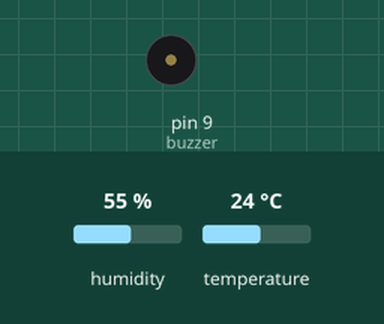
This sketch was run on a simulated Arduino Uno, built with avr-gcc and run on an emulated ATmega328P. Parts: buzzer (waves = sounding). Wiring (inferred from the names in the program): DHT11 sensor: data pin 8. Inputs (shaded band) come from the test bench; at power-on: temperature 24 °C, humidity 55 %. What the sketch prints to the serial monitor is not drawn.

Above: at 2.9 s.
3.0 s: temperature set to 19 °C
Timing chart, 0 to 14.2 s (numbered marks = the images above; inputs shaded):
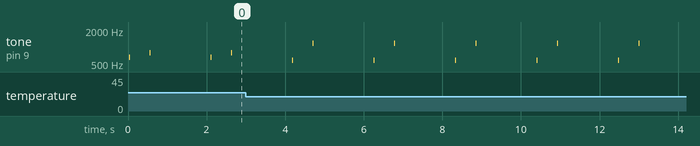

The sketch:

SensorTempBuzzer.ino
```cpp
int DHpin = 8; // input/output pin
int buzzer = 9;
byte dat[5];
byte read_data()
{
    byte i = 0;
    byte result = 0;
    for (i = 0; i < 8; i++)
    {
        while (digitalRead(DHpin) == LOW)
            ;                  // Esperar 30 microsegundos
        delayMicroseconds(30); // Se evalua la duracion del HIGH para determinar si el bit recibido es 0 o 1
        if (digitalRead(DHpin) == HIGH)
            result |= (1 << (8 - i)); // High en el alto, low en bajo
        while (digitalRead(DHpin) == HIGH)
            ; // Bit recibido "1" , esperando al siguiente bit de recepcion,
    }
    return result;
}
void start_test()
{
    digitalWrite(DHpin, LOW); // Se baja el bus para mandar la señal de inicio
    delay(30);                // El retraso es superior a 18 ms para que el DHT 11 pueda detectar la señal de inicio.
    digitalWrite(DHpin, HIGH);
    delayMicroseconds(40); // Esperar a que DHT11 responda
    pinMode(DHpin, INPUT);
    while (digitalRead(DHpin) == HIGH)
        ;
    delayMicroseconds(80); // El DHT11 respponde bajando el bus por 80 microsegundos

    if (digitalRead(DHpin) == LOW)
        delayMicroseconds(80);  // El DHT11 sube el bus despues de 80 microsegundos para empezar a enviar datos
    for (int i = 0; i < 5; i++) // Recibiendo informacion de temperatura y humedad, los bits de check no se consideran
        dat[i] = read_data();
    pinMode(DHpin, OUTPUT);
    digitalWrite(DHpin, HIGH); // Despues de completarse la liberacion del bus de datos, se espera al host para el inicio de la siguiente señal
}

void playWord(String word)
{
    for (int i = 0; i < word.length(); i++)
    {
        playLetter(word.charAt(i));
        delay(500);
    }
}
void playLetter(char letter)
{
    int frequency;
    switch (letter)
    {
     case '0':
      frequency = 523;
      break;
    case '1':
      frequency = 587;
      break;
    case '2':
      frequency = 659;
      break;
    case '3':
      frequency = 698;
      break;
    case '4':
      frequency = 783;
      break;
    case '5':
      frequency = 880;
      break;
    case '6':
      frequency = 988;
      break;
    case '7':
      frequency = 1047;
      break;
    case '8':
      frequency = 1175;
      break;
    case '9':
      frequency = 1319;
      break;
    default:
      frequency = 0;  // Si el caracter no está definido, no hace ningún sonido
      break;
    }

    if(frequency>0){
        tone(buzzer, frequency, 200);
        delay(20);
        noTone(buzzer);
    }
}

void setup()
{
    Serial.begin(9600);
    pinMode(DHpin, OUTPUT);
    pinMode(buzzer, OUTPUT);
}
void loop()
{
    start_test();
    Serial.print("Humedad = ");
    Serial.print(dat[0], DEC); // Se muestran los bits de los enteros de la humedad;
    Serial.print('.');
    Serial.print(dat[1], DEC); // Se muestran los bits de los decimales de la humedad;
    Serial.println('%');
    Serial.print("Temperatura = ");
    Serial.print(dat[2], DEC); // Se muestran los bits de los enteros de la temperatura;
    Serial.print('.');
    Serial.print(dat[3], DEC); // Se muestran los bits de los decimales de la temperatura;
    Serial.println('C');
    byte checksum = dat[0] + dat[1] + dat[2] + dat[3];
    if (dat[4] != checksum)
        Serial.println("-- Checksum Error!");
    else
        Serial.println("-- OK");
    if (dat[2] > -1)
    {
        playWord(String(dat[2]));
    }
    else
    {
        noTone(buzzer);
    }
    delay(1000);
}
```

Measured:
- by itself, tone on pin 9 (buzzer): repeats every 2.1 s: silent 0.50 s, 1175 Hz 0.02 s, silent 1.5 s, 587 Hz 0.02 s
